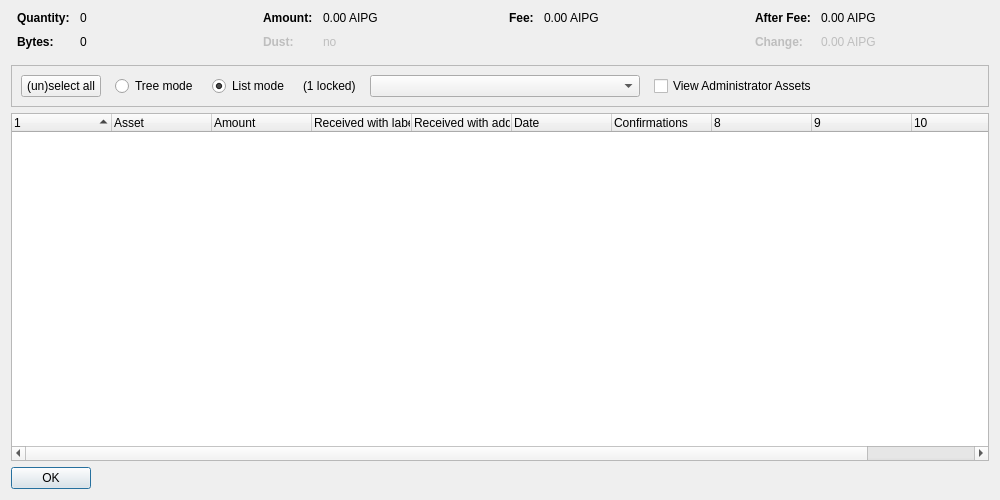
<?xml version="1.0" encoding="UTF-8"?>
<ui version="4.0">
 <class>AssetControlDialog</class>
 <widget class="QDialog" name="AssetControlDialog">
  <property name="geometry">
   <rect>
    <x>0</x>
    <y>0</y>
    <width>1000</width>
    <height>500</height>
   </rect>
  </property>
  <property name="windowTitle">
   <string>Asset Selection</string>
  </property>
  <layout class="QVBoxLayout" name="verticalLayout">
   <item>
    <layout class="QHBoxLayout" name="horizontalLayoutTop" stretch="0,0,0,0">
     <property name="topMargin">
      <number>0</number>
     </property>
     <property name="bottomMargin">
      <number>10</number>
     </property>
     <item>
      <layout class="QFormLayout" name="formLayoutAssetControl1">
       <property name="horizontalSpacing">
        <number>10</number>
       </property>
       <property name="verticalSpacing">
        <number>10</number>
       </property>
       <property name="leftMargin">
        <number>6</number>
       </property>
       <property name="rightMargin">
        <number>6</number>
       </property>
       <item row="0" column="0">
        <widget class="QLabel" name="labelAssetControlQuantityText">
         <property name="font">
          <font>
           <weight>75</weight>
           <bold>true</bold>
          </font>
         </property>
         <property name="text">
          <string>Quantity:</string>
         </property>
        </widget>
       </item>
       <item row="0" column="1">
        <widget class="QLabel" name="labelAssetControlQuantity">
         <property name="cursor">
          <cursorShape>IBeamCursor</cursorShape>
         </property>
         <property name="contextMenuPolicy">
          <enum>Qt::ActionsContextMenu</enum>
         </property>
         <property name="text">
          <string notr="true">0</string>
         </property>
         <property name="textInteractionFlags">
          <set>Qt::LinksAccessibleByMouse|Qt::TextSelectableByKeyboard|Qt::TextSelectableByMouse</set>
         </property>
        </widget>
       </item>
       <item row="1" column="0">
        <widget class="QLabel" name="labelAssetControlBytesText">
         <property name="font">
          <font>
           <weight>75</weight>
           <bold>true</bold>
          </font>
         </property>
         <property name="text">
          <string>Bytes:</string>
         </property>
        </widget>
       </item>
       <item row="1" column="1">
        <widget class="QLabel" name="labelAssetControlBytes">
         <property name="cursor">
          <cursorShape>IBeamCursor</cursorShape>
         </property>
         <property name="contextMenuPolicy">
          <enum>Qt::ActionsContextMenu</enum>
         </property>
         <property name="text">
          <string notr="true">0</string>
         </property>
         <property name="textInteractionFlags">
          <set>Qt::LinksAccessibleByMouse|Qt::TextSelectableByKeyboard|Qt::TextSelectableByMouse</set>
         </property>
        </widget>
       </item>
      </layout>
     </item>
     <item>
      <layout class="QFormLayout" name="formLayoutAssetControl2">
       <property name="horizontalSpacing">
        <number>10</number>
       </property>
       <property name="verticalSpacing">
        <number>10</number>
       </property>
       <property name="leftMargin">
        <number>6</number>
       </property>
       <property name="rightMargin">
        <number>6</number>
       </property>
       <item row="0" column="0">
        <widget class="QLabel" name="labelAssetControlAmountText">
         <property name="font">
          <font>
           <weight>75</weight>
           <bold>true</bold>
          </font>
         </property>
         <property name="text">
          <string>Amount:</string>
         </property>
        </widget>
       </item>
       <item row="0" column="1">
        <widget class="QLabel" name="labelAssetControlAmount">
         <property name="cursor">
          <cursorShape>IBeamCursor</cursorShape>
         </property>
         <property name="contextMenuPolicy">
          <enum>Qt::ActionsContextMenu</enum>
         </property>
         <property name="text">
          <string notr="true">0.00 AIPG</string>
         </property>
         <property name="textInteractionFlags">
          <set>Qt::LinksAccessibleByMouse|Qt::TextSelectableByKeyboard|Qt::TextSelectableByMouse</set>
         </property>
        </widget>
       </item>
       <item row="1" column="0">
        <widget class="QLabel" name="labelAssetControlLowOutputText">
         <property name="enabled">
          <bool>false</bool>
         </property>
         <property name="font">
          <font>
           <weight>75</weight>
           <bold>true</bold>
          </font>
         </property>
         <property name="text">
          <string>Dust:</string>
         </property>
        </widget>
       </item>
       <item row="1" column="1">
        <widget class="QLabel" name="labelAssetControlLowOutput">
         <property name="enabled">
          <bool>false</bool>
         </property>
         <property name="cursor">
          <cursorShape>IBeamCursor</cursorShape>
         </property>
         <property name="contextMenuPolicy">
          <enum>Qt::ActionsContextMenu</enum>
         </property>
         <property name="text">
          <string notr="true">no</string>
         </property>
         <property name="textInteractionFlags">
          <set>Qt::LinksAccessibleByMouse|Qt::TextSelectableByKeyboard|Qt::TextSelectableByMouse</set>
         </property>
        </widget>
       </item>
      </layout>
     </item>
     <item>
      <layout class="QFormLayout" name="formLayoutAssetControl3">
       <property name="horizontalSpacing">
        <number>10</number>
       </property>
       <property name="verticalSpacing">
        <number>10</number>
       </property>
       <property name="leftMargin">
        <number>6</number>
       </property>
       <property name="rightMargin">
        <number>6</number>
       </property>
       <item row="0" column="0">
        <widget class="QLabel" name="labelAssetControlFeeText">
         <property name="font">
          <font>
           <weight>75</weight>
           <bold>true</bold>
          </font>
         </property>
         <property name="text">
          <string>Fee:</string>
         </property>
        </widget>
       </item>
       <item row="0" column="1">
        <widget class="QLabel" name="labelAssetControlFee">
         <property name="cursor">
          <cursorShape>IBeamCursor</cursorShape>
         </property>
         <property name="contextMenuPolicy">
          <enum>Qt::ActionsContextMenu</enum>
         </property>
         <property name="text">
          <string notr="true">0.00 AIPG</string>
         </property>
         <property name="textInteractionFlags">
          <set>Qt::LinksAccessibleByMouse|Qt::TextSelectableByKeyboard|Qt::TextSelectableByMouse</set>
         </property>
        </widget>
       </item>
      </layout>
     </item>
     <item>
      <layout class="QFormLayout" name="formLayoutAssetControl4">
       <property name="horizontalSpacing">
        <number>10</number>
       </property>
       <property name="verticalSpacing">
        <number>10</number>
       </property>
       <property name="leftMargin">
        <number>6</number>
       </property>
       <property name="rightMargin">
        <number>6</number>
       </property>
       <item row="0" column="0">
        <widget class="QLabel" name="labelAssetControlAfterFeeText">
         <property name="font">
          <font>
           <weight>75</weight>
           <bold>true</bold>
          </font>
         </property>
         <property name="text">
          <string>After Fee:</string>
         </property>
        </widget>
       </item>
       <item row="0" column="1">
        <widget class="QLabel" name="labelAssetControlAfterFee">
         <property name="cursor">
          <cursorShape>IBeamCursor</cursorShape>
         </property>
         <property name="contextMenuPolicy">
          <enum>Qt::ActionsContextMenu</enum>
         </property>
         <property name="text">
          <string notr="true">0.00 AIPG</string>
         </property>
         <property name="textInteractionFlags">
          <set>Qt::LinksAccessibleByMouse|Qt::TextSelectableByKeyboard|Qt::TextSelectableByMouse</set>
         </property>
        </widget>
       </item>
       <item row="1" column="0">
        <widget class="QLabel" name="labelAssetControlChangeText">
         <property name="enabled">
          <bool>false</bool>
         </property>
         <property name="font">
          <font>
           <weight>75</weight>
           <bold>true</bold>
          </font>
         </property>
         <property name="text">
          <string>Change:</string>
         </property>
        </widget>
       </item>
       <item row="1" column="1">
        <widget class="QLabel" name="labelAssetControlChange">
         <property name="enabled">
          <bool>false</bool>
         </property>
         <property name="cursor">
          <cursorShape>IBeamCursor</cursorShape>
         </property>
         <property name="contextMenuPolicy">
          <enum>Qt::ActionsContextMenu</enum>
         </property>
         <property name="text">
          <string notr="true">0.00 AIPG</string>
         </property>
         <property name="textInteractionFlags">
          <set>Qt::LinksAccessibleByMouse|Qt::TextSelectableByKeyboard|Qt::TextSelectableByMouse</set>
         </property>
        </widget>
       </item>
      </layout>
     </item>
    </layout>
   </item>
   <item>
    <widget class="QFrame" name="frame">
     <property name="minimumSize">
      <size>
       <width>0</width>
       <height>40</height>
      </size>
     </property>
     <property name="frameShape">
      <enum>QFrame::StyledPanel</enum>
     </property>
     <property name="frameShadow">
      <enum>QFrame::Sunken</enum>
     </property>
     <layout class="QHBoxLayout" name="horizontalLayout">
      <item>
       <layout class="QHBoxLayout" name="horizontalLayoutPanel" stretch="0,0,0,0,0,0,0">
        <property name="spacing">
         <number>14</number>
        </property>
        <item>
         <widget class="QPushButton" name="pushButtonSelectAll">
          <property name="sizePolicy">
           <sizepolicy hsizetype="Maximum" vsizetype="Fixed">
            <horstretch>0</horstretch>
            <verstretch>0</verstretch>
           </sizepolicy>
          </property>
          <property name="text">
           <string>(un)select all</string>
          </property>
          <property name="autoDefault">
           <bool>false</bool>
          </property>
         </widget>
        </item>
        <item>
         <widget class="QRadioButton" name="radioTreeMode">
          <property name="sizePolicy">
           <sizepolicy hsizetype="Maximum" vsizetype="Fixed">
            <horstretch>0</horstretch>
            <verstretch>0</verstretch>
           </sizepolicy>
          </property>
          <property name="text">
           <string>Tree mode</string>
          </property>
         </widget>
        </item>
        <item>
         <widget class="QRadioButton" name="radioListMode">
          <property name="sizePolicy">
           <sizepolicy hsizetype="Maximum" vsizetype="Fixed">
            <horstretch>0</horstretch>
            <verstretch>0</verstretch>
           </sizepolicy>
          </property>
          <property name="text">
           <string>List mode</string>
          </property>
          <property name="checked">
           <bool>true</bool>
          </property>
         </widget>
        </item>
        <item>
         <widget class="QLabel" name="labelLocked">
          <property name="text">
           <string notr="true">(1 locked)</string>
          </property>
         </widget>
        </item>
        <item>
         <widget class="QComboBox" name="assetList">
          <property name="minimumContentsLength">
           <number>30</number>
          </property>
         </widget>
        </item>
        <item>
         <widget class="QCheckBox" name="viewAdministrator">
          <property name="toolTip">
           <string>View assets that you have the ownership asset for</string>
          </property>
          <property name="text">
           <string>View Administrator Assets</string>
          </property>
         </widget>
        </item>
        <item>
         <spacer name="horizontalSpacer">
          <property name="orientation">
           <enum>Qt::Horizontal</enum>
          </property>
          <property name="sizeHint" stdset="0">
           <size>
            <width>40</width>
            <height>20</height>
           </size>
          </property>
         </spacer>
        </item>
       </layout>
      </item>
     </layout>
    </widget>
   </item>
   <item>
    <widget class="AssetControlTreeWidget" name="treeWidget">
     <property name="contextMenuPolicy">
      <enum>Qt::CustomContextMenu</enum>
     </property>
     <property name="sortingEnabled">
      <bool>false</bool>
     </property>
     <property name="columnCount">
      <number>11</number>
     </property>
     <attribute name="headerShowSortIndicator" stdset="0">
      <bool>true</bool>
     </attribute>
     <attribute name="headerStretchLastSection">
      <bool>false</bool>
     </attribute>
     <column>
      <property name="text">
       <string/>
      </property>
     </column>
     <column>
      <property name="text">
       <string>Asset</string>
      </property>
     </column>
     <column>
      <property name="text">
       <string>Amount</string>
      </property>
     </column>
     <column>
      <property name="text">
       <string>Received with label</string>
      </property>
     </column>
     <column>
      <property name="text">
       <string>Received with address</string>
      </property>
     </column>
     <column>
      <property name="text">
       <string>Date</string>
      </property>
     </column>
     <column>
      <property name="text">
       <string>Confirmations</string>
      </property>
      <property name="toolTip">
       <string>Confirmed</string>
      </property>
     </column>
     <column>
      <property name="text">
       <string/>
      </property>
     </column>
     <column>
      <property name="text">
       <string/>
      </property>
     </column>
     <column>
      <property name="text">
       <string/>
      </property>
     </column>
     <column>
      <property name="text">
       <string/>
      </property>
     </column>
    </widget>
   </item>
   <item>
    <widget class="QDialogButtonBox" name="buttonBox">
     <property name="sizePolicy">
      <sizepolicy hsizetype="Maximum" vsizetype="Fixed">
       <horstretch>0</horstretch>
       <verstretch>0</verstretch>
      </sizepolicy>
     </property>
     <property name="orientation">
      <enum>Qt::Horizontal</enum>
     </property>
     <property name="standardButtons">
      <set>QDialogButtonBox::Ok</set>
     </property>
    </widget>
   </item>
  </layout>
 </widget>
 <customwidgets>
  <customwidget>
   <class>AssetControlTreeWidget</class>
   <extends>QTreeWidget</extends>
   <header location="global">assetcontroltreewidget.h</header>
  </customwidget>
 </customwidgets>
 <resources/>
 <connections/>
</ui>
